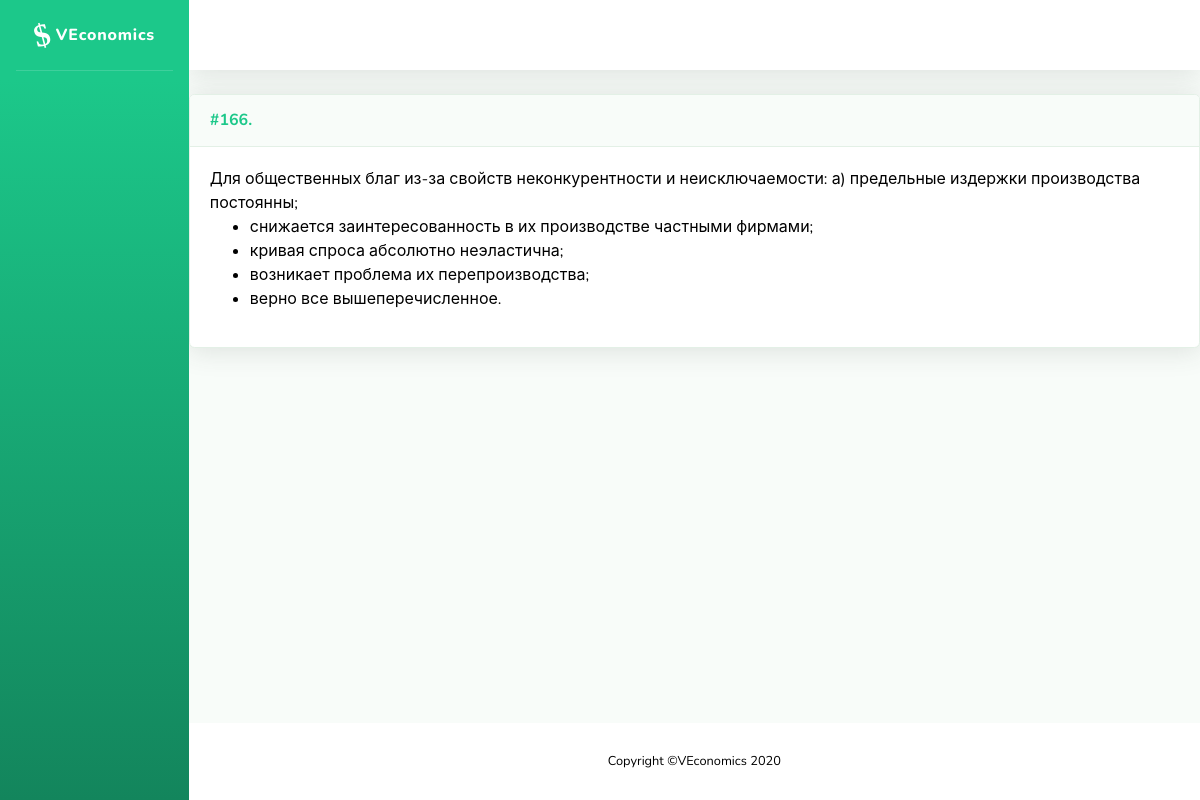
Page /problems/166 on the earlier database version.
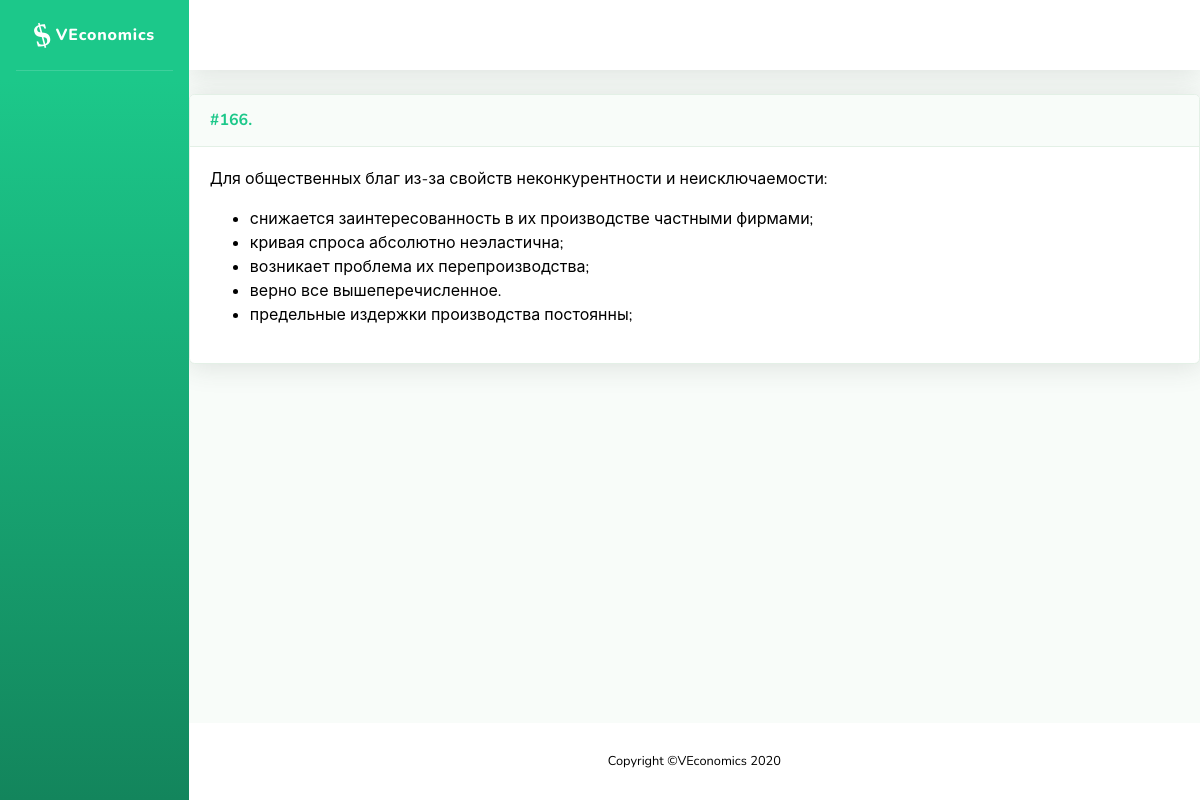
Same page on the later database version.
### problems/models.py (models this page shows, shortened)
class Problem(models.Model):
    name = models.CharField('Название', max_length=200, blank=True, null=True)
    task = RichTextUploadingField('Условие')
    problem_type = models.IntegerField('Тип задачи', choices=TYPE_CHOICES, blank=False, null=False, default=0)
    short_answer = models.CharField('Ответ (для автоматической проверки)', max_length=200, blank=True)
    yesno_answer = models.IntegerField('Ответ ДА/НЕТ', choices=YESNO_CHOICES, blank=False, default=0)
    solution = RichTextUploadingField('Решение', blank=True)
    hint = RichTextUploadingField('Подсказка', blank=True)
    topics = models.ManyToManyField(Topic, related_name="problems", verbose_name='Темы')
    assignments = models.ManyToManyField(User, through='Assignment', through_fields=['problem', 'person'])
    class Meta:
        ordering = ['id']

class Variant(models.Model):
    text = models.CharField('Вариант ответа', max_length=1000, blank=False)
    right = models.BooleanField('Верный ответ', blank=False, null=False, default=False)
    problem = models.ForeignKey(Problem, verbose_name="Задача", on_delete=models.CASCADE, blank=True, null=True, related_name='variants')
    order = models.IntegerField('Порядковый номер', blank=False, null=False, default=0)
    class Meta:
        verbose_name = 'Ответ'
        verbose_name_plural = 'Ответы'

### problems/views.py (the view)
# urls.py: path('<int:pk>', views.ProblemDetailView.as_view(), name='problem-detail'),
class ProblemDetailView(DetailView):
    model = Problem

### problems/templates/problems/problem_detail.html
{% extends "problems/sb/base.html" %}
{% block content %}
        {% include 'problems/problem.html' %}
{% endblock %}

### problems/templates/problems/problem.html (shortened to what this page needs)
{% autoescape off%}
<div class="problem">
    <div class="card shadow mb-4">
        <div class="problem-header">
            <a name="problem-{{ problem.id }}" class="d-block card-header py-3" role="button" aria-expanded="true" aria-controls="collapse">
                    <h6 class="m-0 font-weight-bold text-primary">
                        <nobr>
                            <div class="problem-id">
                                #{{ problem.id }}.
                            </div>
                        </nobr>
                    </h6>
            </a>
        </div>
        <div class="card-body">
        <div class="collapse show" id="problem-{{ problem.id }}">
            <div class="problem-task">
                {{ problem.task }}
                {% if not problem.submit and not problem.assignment and not problem.form %}
                    {% if problem.variants %}
                        <ul>
                            {% for variant in problem.variants.all %}
                                <li>
                                    {{ variant.text }}
                                </li>
                            {% endfor %}
                        </ul>
                    {% endif %}
                {% endif %}
            </div>
        </div>
    </div>
    </div>
</div>
{% endautoescape %}

Differences in the rows shown:
changed Problem id 166: task "Для общественных благ из-за свойств неконкурентности и неисключаемости: а) предельные издержки производства постоянны;" → "Для общественных благ из-за свойств неконкурентности и неисключаемости:"
added Variant: text "предельные издержки производства постоянны;"
